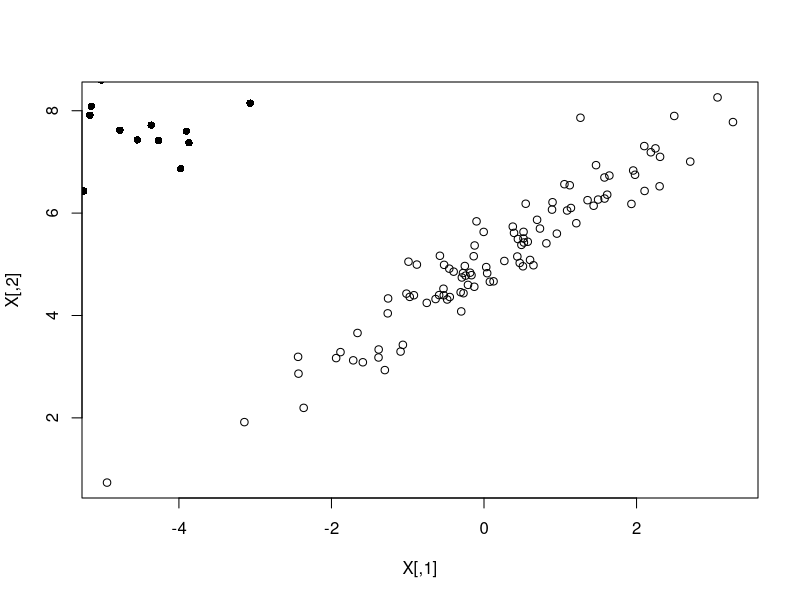

Write R code to recreate this figure.
## ---- chunk 1
knitr::opts_chunk$set(
  echo = TRUE,
  message = FALSE,
  warning = FALSE,
  comment = "#>"
)
## ---- chunk 2
library(MASS)

# Define mean vector and positive-definite covariance matrix
mu <- c(0, 5)
sigma <- matrix(c(2, 1.9, 
                  1.9, 2), nrow = 2)

# Generate 100 random samples
X <- mvrnorm(n = 100, mu = mu, Sigma = sigma)

plot(X)
## ---- chunk 3
#' Decorrelate vector by cholesky decomposition
#'
#' I grabbed the definition from here: https://en.wikipedia.org/wiki/Whitening_transformation#Definition
#' the code: NA handling, recycling, warnings, side effects.
#'
#' @param x vector of values to de-correlate
#' @param E variance covariance matrix of vector elements, should be a square matrix
#' @param center default is FALSE, whether to undo the centering of X (subtraction by mean), before returning
#' @return vector of decorrelated 
#' @export
#' @examples
#' cholesky_decorrelate(c(0,5), matrix(c(2, 0.3, 0.3, 2.3), nrow = 2))
cholesky_decorrelate <- function(x, E, center = F) {
  # Validate: type, length, missing values, empty input.
  stopifnot(is.numeric(x))
  stopifnot(is.numeric(E))
  stopifnot(all(dim(E) == length(x)))
  stopifnot(is.vector(x))
  # whitening operations need centered data
  mu <- mean(x)
  # invert the matrix
  E_inv <- solve(E)
  # cholesky decomposition
  W = chol(E_inv)
  # transpose decomposed matrix
  Wt <- t(W)
  # decorrelation
  y = Wt %*% (x - mu)
  y <- as.vector(y)
  # Return decorrelated values with or without mean
  if(!center){
    return(y + mu)  
  } else{
    return(y)
  }
}


for(i in 1:nrow(X)){
  z <- cholesky_decorrelate(X[i,], sigma)
  points(z[1], z[2], pch = 16)
}
